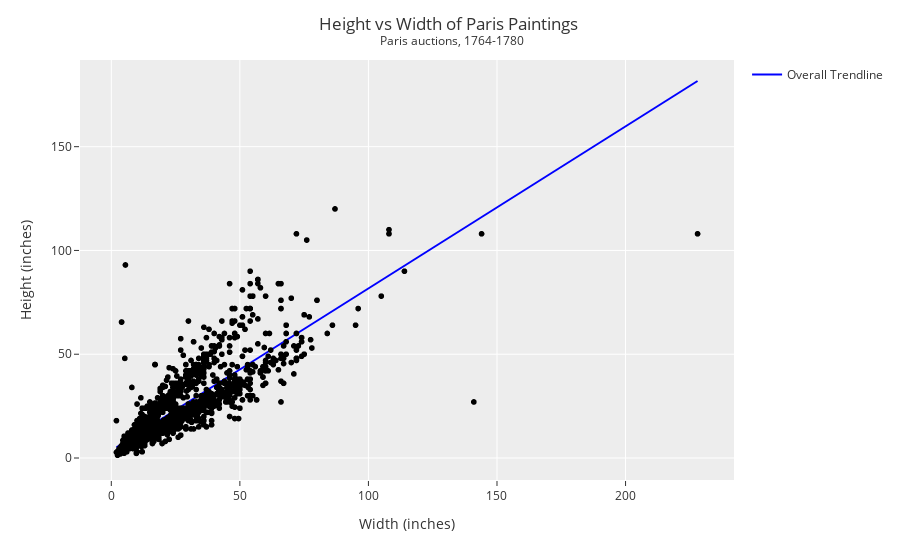

Source (notebook cell):
### Markdown cell above
The plot below uses Ordinary Least Squares fitting to find a reasonable line.

### Code cell
DF['Height_in'] = DF['Height_in'].apply(lambda x: float(x))
DF['Width_in'] = DF['Width_in'].apply(lambda x: float(x))

fig_3 = px.scatter(DF,
                 x='Width_in',
                 y="Height_in",
                 color_discrete_sequence=['black'],
                trendline='ols',
                trendline_scope='overall',
                trendline_color_override='blue')


fig_3.update_layout(template="ggplot2",
                  title='Height vs Width of Paris Paintings <br><sup> Paris auctions, 1764-1780</sup>',
                  title_x=0.5,
                  xaxis_title="Width (inches)",
                  yaxis_title="Height (inches)")

fig_3.show()

### Figure 1 — Plotly figure (JSON) as saved in the notebook; plotly's stock layout.template omitted (floating-point values rounded to 4 significant figures; data arrays with more than 128 entries replaced by an {"elided": "..."} marker saying what was removed)
{"data": [{"hovertemplate": "Width_in=%{x}<br>Height_in=%{y}<extra></extra>", "legendgroup": "", "marker": {"color": "black", "symbol": "circle"}, "mode": "markers", "name": "", "showlegend": false, "type": "scattergl", "x": {"elided": "3393 float values"}, "xaxis": "x", "y": {"elided": "3393 float values"}, "yaxis": "y"}, {"hovertemplate": "<b>OLS trendline</b><br>Height_in = 0.780796 * Width_in + 3.62141<br>R<sup>2</sup>=0.682947<br><br>Width_in=%{x}<br>Height_in=%{y} <b>(trend)</b><extra></extra>", "legendgroup": "Overall Trendline", "line": {"color": "blue"}, "mode": "lines", "name": "Overall Trendline", "showlegend": true, "type": "scatter", "x": {"elided": "3135 float values"}, "xaxis": "x", "y": {"elided": "3135 float values"}, "yaxis": "y"}], "layout": {"legend": {"tracegroupgap": 0}, "margin": {"t": 60}, "title": {"text": "Height vs Width of Paris Paintings <br><sup> Paris auctions, 1764-1780</sup>", "x": 0.5}, "xaxis": {"anchor": "y", "domain": [0, 1], "title": {"text": "Width (inches)"}}, "yaxis": {"anchor": "x", "domain": [0, 1], "title": {"text": "Height (inches)"}}}}
